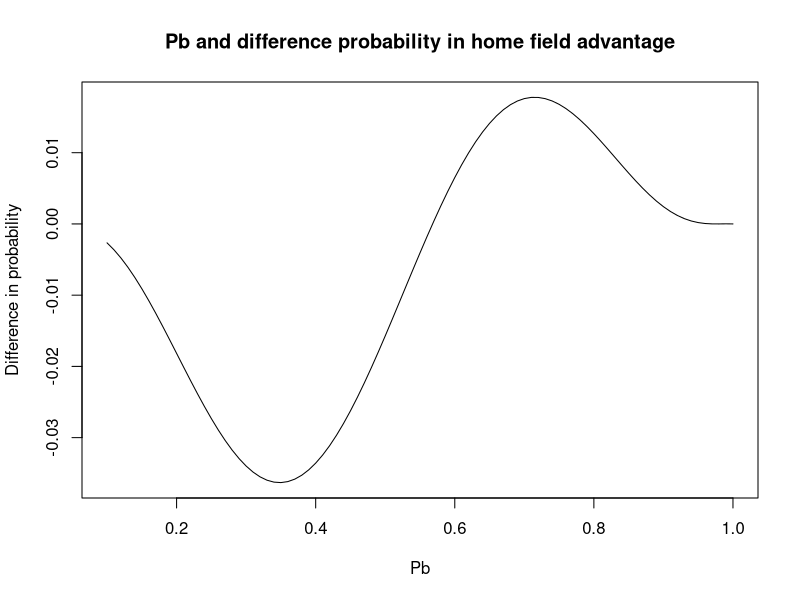
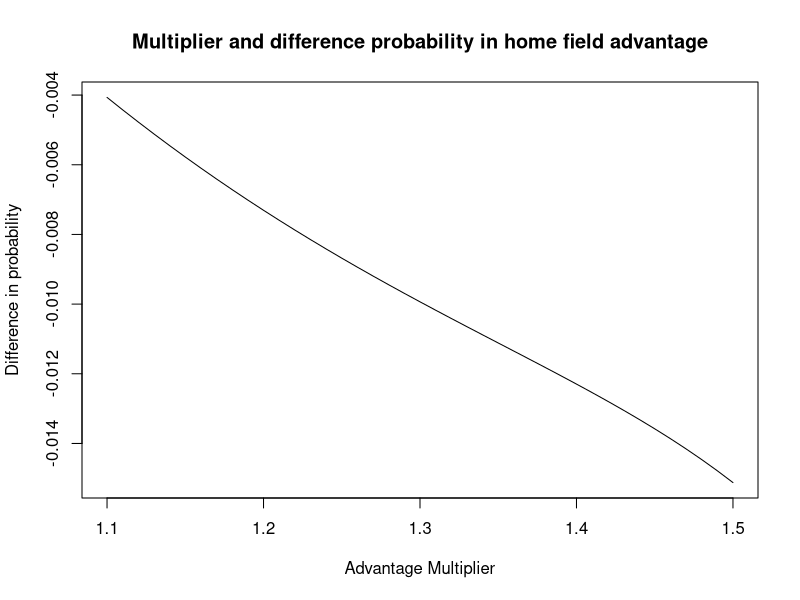

Write the R code that produced these figures, in order.
## ---- chunk 1
knitr::opts_chunk$set(echo = TRUE)
## ---- chunk 2
require(dplyr)
require(data.table)
# Get all possible outcomes
apo <- fread("all-possible-world-series-outcomes.csv")

# Home field indicator
hfi <- c(1,1,0,0,0,1,1) #{ATL, ATL, NYC, NYC, NYC, ATL, ATL}

# P_B
pb <- 0.55
advantage_multiplier <- 1.1 # Set = 1 for no advantage
pbh <- pb*advantage_multiplier
pba <- 1 - (1 - pb)*advantage_multiplier
## ---- chunk 3

# Calculate the probability of each possible outcome
apo[, p := NA_real_] # Initialize new column in apo to store prob
for(i in 1:nrow(apo)){
  prob_game <- rep(1, 7)
  for(j in 1:7){
    p_win <- ifelse(hfi[j], pbh, pba)
    prob_game[j] <- case_when(
        apo[i,j,with=FALSE] == "W" ~ p_win
      , apo[i,j,with=FALSE] == "L" ~ 1 - p_win
      , TRUE ~ 1
    )
  }
  apo[i, p := prod(prob_game)] # Data.table syntax
}

# Sanity check: does sum(p) == 1?
#apo[, sum(p)] # This is data.table notation

# Probability of overall World Series outcomes
apo[, sum(p), overall_outcome]

## ---- chunk 4
# Home field indicator
alter_loca <- c(0,0,1,1,1,0,0)

# Calculate the probability of each possible outcome
apo[, p := NA_real_] # Initialize new column in apo to store prob
for(i in 1:nrow(apo)){
  prob_game <- rep(1, 7)
  for(j in 1:7){
    p_win <- ifelse(alter_loca[j], pbh, pba)
    prob_game[j] <- case_when(
        apo[i,j,with=FALSE] == "W" ~ p_win
      , apo[i,j,with=FALSE] == "L" ~ 1 - p_win
      , TRUE ~ 1
    )
  }
  apo[i, p := prod(prob_game)] # Data.table syntax
}

# Probability of overall World Series outcomes
win_with<-apo[, sum(p), overall_outcome]
win_home<-win_with$V1[1]
win_home
## ---- chunk 5
#Win probability in world series of Braves without home field advantage, which means every single game the win probability is the same

(win_without<-1-pbinom(3,7,0.55))
## ---- chunk 6
win_home-win_without
## ---- chunk 7
#Randomly simulate the result of the 7 matches

set.seed(100)
#create matrix for the new simulation
n<-10000
po<-matrix(rep(NA,n*8),ncol=8,byrow = TRUE)
colnames(po)<-c('Game 1','Game 2','Game 3','Game 4','Game 5','Game 6','Game 7','Outcome')

#Simulation
test_seq<-seq(1,n)

for (i in test_seq){
  match_outcome<-rep(1,7)
  for (j in 1:7){
    match_outcome[j]<-rbinom(1,1,ifelse(alter_loca[j],pbh,pba))
  }
  po[i,1:7]<- match_outcome
  po[i,8]<-round(mean(match_outcome))
}
(sim_home<-mean(po[,'Outcome']))
## ---- chunk 8
set.seed(100)
n<-10000
po<-matrix(rep(NA,n*8),ncol=8,byrow = TRUE)
colnames(po)<-c('Game 1','Game 2','Game 3','Game 4','Game 5','Game 6','Game 7','Outcome')


#Simulation
test_seq<-seq(1,n)

for (i in test_seq){
  
  match_outcome<-rbinom(7,1,pb)
  po[i,1:7]<- match_outcome
  po[i,8]<-round(mean(match_outcome))
}
(sim_no_home<-mean(po[,'Outcome']))
## ---- chunk 9
(diff_sim<-abs(sim_home-sim_no_home))
## ---- chunk 10
#Relative Error of having home field advantage
abs(sim_home-win_home)/win_home
#relative error of without home field advantage
abs(sim_no_home-win_without)/win_without
## ---- chunk 11
#absolute error of having home field advantage
abs(sim_home-win_home)
#absolute error of without home field advantage
abs(sim_no_home-win_without)
## ---- chunk 12
sim_pb<-seq(0.1,1,0.01)
new_prob<-rep(NA,length(sim_pb))
without_win<-rep(NA,length(sim_pb))
total_diff<-rep(NA,length(sim_pb))

for (x in seq_along(sim_pb)){
  pbh_new <- sim_pb[x]*advantage_multiplier
  pba_new <- 1 - (1 - sim_pb[x])*advantage_multiplier
  # Calculate the probability of each possible outcome
  apo[, p := NA_real_] # Initialize new column in apo to store prob
  for(i in 1:nrow(apo)){
    prob_game <- rep(1, 7)
    for(j in 1:7){
      p_win <- ifelse(alter_loca[j], pbh_new, pba_new)
      prob_game[j] <- case_when(
          apo[i,j,with=FALSE] == "W" ~ p_win
        , apo[i,j,with=FALSE] == "L" ~ 1 - p_win
        , TRUE ~ 1
      )
    }
  apo[i, p := prod(prob_game)] # Data.table syntax

  # Probability of overall World Series outcomes
  win_with<-apo[, sum(p), overall_outcome]
  new_prob[x]<-win_with$V1[1]
  without_win[x]<- 1-pbinom(3,7,sim_pb[x])
  total_diff[x]<-(new_prob[x]-without_win[x])
  }
}

# Make Plot between Pb and probability of winning the world series

plot(sim_pb,total_diff,type='l',xlab='Pb',ylab='Difference in probability',main='Pb and difference probability in home field advantage')

## ---- chunk 13
#Set up sequence on advantage multiploer to be number between 1.1 to 1.5, every break is 0.01.

advantage_multiplier_new<-seq(1.1,1.5,0.01)
new_prob<-rep(NA,length(advantage_multiplier_new))
without_win<-rep(NA,length(advantage_multiplier_new))
total_diff<-rep(NA,length(advantage_multiplier_new))

#Simulation
for (q in seq_along(advantage_multiplier_new)){
  pbh_new <- pb*(advantage_multiplier_new[q])
  pba_new <- 1 - (1 - pb)*advantage_multiplier_new[q]
  # Calculate the probability of each possible outcome
  apo[, p := NA_real_] # Initialize new column in apo to store prob
  for(i in 1:nrow(apo)){
    prob_game <- rep(1, 7)
    for(j in 1:7){
      p_win <- ifelse(alter_loca[j], pbh_new, pba_new)
      prob_game[j] <- case_when(
          apo[i,j,with=FALSE] == "W" ~ p_win
        , apo[i,j,with=FALSE] == "L" ~ 1 - p_win
        , TRUE ~ 1
      )
    }
  apo[i, p := prod(prob_game)] # Data.table syntax

  # Probability of overall World Series outcomes
  win_with<-apo[, sum(p), overall_outcome]
  new_prob[q]<-win_with$V1[1]
 
  total_diff[q]<-(new_prob[q]-win_without)
  }
}
# Make Plot between Advantage multiplier and probability of winning the world series

plot(advantage_multiplier_new,total_diff,type='l',xlab='Advantage Multiplier',ylab='Difference in probability',main='Multiplier and difference probability in home field advantage')

